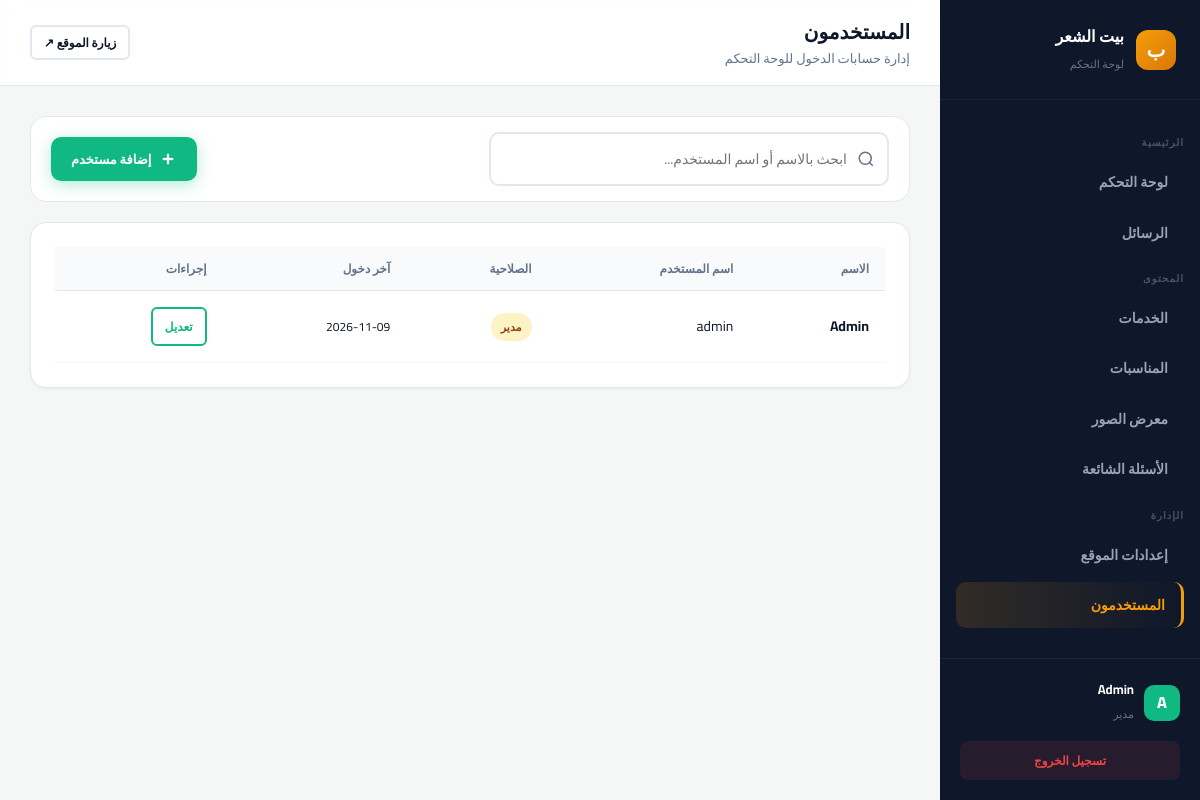
The page /admin/users.php (signed in) on the database its author committed.
### tables this page shows
CREATE TABLE `users` (
  `id` int(11) NOT NULL,
  `username` varchar(50) NOT NULL,
  `password` varchar(255) NOT NULL,
  `name` varchar(100) NOT NULL,
  `email` varchar(150) DEFAULT NULL,
  `role` enum('admin','editor') DEFAULT 'admin',
  `last_login` datetime DEFAULT NULL,
  `created_at` timestamp NULL DEFAULT current_timestamp()
);

### admin/users.php (the view, shortened to what this page needs)
<?php
$pageTitle = 'المستخدمون';
$pageSubtitle = 'إدارة حسابات الدخول للوحة التحكم';
$pdo = get_pdo();
$items = $pdo->query("SELECT * FROM users ORDER BY id ASC")->fetchAll();
include __DIR__ . '/includes/header.php';
?>
<div class="filter-bar animate-up" style="justify-content: space-between; background: #fff; padding: 15px 20px; border-radius: 16px; border: 1px solid var(--border); margin-bottom: 20px;">
  <div class="search-box" style="max-width: 400px;">
    <svg width="18" height="18" viewBox="0 0 24 24" fill="none" stroke="currentColor" stroke-width="2"><circle cx="11" cy="11" r="8"/><line x1="21" y1="21" x2="16.65" y2="16.65"/></svg>
    <input type="text" id="liveSearch" placeholder="ابحث بالاسم أو اسم المستخدم...">
  </div>
  <button onclick="openUserModal()" class="btn btn-primary">
    <svg width="18" height="18" viewBox="0 0 24 24" fill="none" stroke="currentColor" stroke-width="3"><line x1="12" y1="5" x2="12" y2="19"/><line x1="5" y1="12" x2="19" y2="12"/></svg>
    إضافة مستخدم
  </button>
</div>
<div class="panel animate-up delay-1">
  <div class="table-responsive">
    <table class="table">
      <thead>
        <tr>
          <th>الاسم</th>
          <th>اسم المستخدم</th>
          <th>الصلاحية</th>
          <th>آخر دخول</th>
          <th>إجراءات</th>
        </tr>
      </thead>
      <tbody>
        <?php foreach ($items as $it): ?>
        <tr class="searchable-row">
          <td><strong><?= htmlspecialchars($it['name']) ?></strong><br><small style="color:var(--muted);font-size:11px;"><?= htmlspecialchars($it['email']) ?></small></td>
          <td><?= htmlspecialchars($it['username']) ?></td>
          <td>
            <?php if($it['role']==='admin'): ?>
              <span class="sc-status" style="background:#fef3c7;color:#92400e;">مدير</span>
            <?php else: ?>
              <span class="sc-status active">محرر</span>
            <?php endif; ?>
          </td>
          <td style="font-size:12px;"><?= $it['last_login'] ? date('Y-m-d', strtotime($it['last_login'])) : '—' ?></td>
          <td>
            <button onclick='editUser(<?= htmlspecialchars(json_encode($it), ENT_QUOTES, "UTF-8") ?>)' class="btn btn-outline btn-sm" style="border-color:var(--primary); color:var(--primary);">تعديل</button>
          </td>
        </tr>
        <?php endforeach; ?>
      </tbody>
    </table>
  </div>
</div>
<?php include __DIR__ . '/includes/footer.php'; ?>

### admin/includes/header.php (shortened to what this page needs)
<?php
$user = $_SESSION['user'];
$currentPage = basename($_SERVER['PHP_SELF'], '.php');
$unread = 0;
try { $unread = (int)get_pdo()->query("SELECT COUNT(*) FROM messages WHERE is_read=0")->fetchColumn(); } catch (Exception $e) {}
?>
<!DOCTYPE html>
<html lang="ar" dir="rtl">
<head>
<link rel="stylesheet" href="../assets/css/admin.css?v=<?= time() ?>">
</head>
<body>
<aside class="sidebar" id="sidebar">
  <div class="sidebar-head">
    <div class="brand-icon">ب</div>
    <div class="brand-text">
      <strong>بيت الشعر</strong>
      <small>لوحة التحكم</small>
    </div>
  </div>
  <nav class="sidebar-nav">
    <div class="nav-section">الرئيسية</div>
    <a href="index.php" class="<?= $currentPage==='index'?'active':'' ?>">لوحة التحكم</a>
    <a href="messages.php" class="<?= $currentPage==='messages'?'active':'' ?>">
      الرسائل <?php if ($unread): ?><span class="nav-badge"><?= $unread ?></span><?php endif; ?>
    </a>
    <div class="nav-section">المحتوى</div>
    <a href="services.php" class="<?= $currentPage==='services'?'active':'' ?>">الخدمات</a>
    <a href="occasions.php" class="<?= $currentPage==='occasions'?'active':'' ?>">المناسبات</a>
    <a href="gallery.php" class="<?= $currentPage==='gallery'?'active':'' ?>">معرض الصور</a>
    <a href="faqs.php" class="<?= $currentPage==='faqs'?'active':'' ?>">الأسئلة الشائعة</a>
    <div class="nav-section">الإدارة</div>
    <a href="settings.php" class="<?= $currentPage==='settings'?'active':'' ?>">إعدادات الموقع</a>
    <?php if (($user['role'] ?? '') === 'admin'): ?>
    <a href="users.php" class="<?= $currentPage==='users'?'active':'' ?>">المستخدمون</a>
    <?php endif; ?>
  </nav>
  <div class="sidebar-foot">
    <div class="user-card">
      <div class="user-avatar"><?= htmlspecialchars(mb_substr($user['name'],0,1)) ?></div>
      <div class="user-info">
        <strong><?= htmlspecialchars($user['name']) ?></strong>
        <small><?= $user['role']==='admin' ? 'مدير' : 'محرر' ?></small>
      </div>
    </div>
    <a href="logout.php" class="logout-link">تسجيل الخروج</a>
  </div>
</aside>
<main class="main">
  <header class="topbar">
    <div style="display:flex;align-items:center;gap:15px">
      <div class="topbar-title">
        <h1><?= htmlspecialchars($pageTitle ?? 'لوحة التحكم') ?></h1>
        <p><?= htmlspecialchars($pageSubtitle ?? '') ?></p>
      </div>
    </div>
    <div class="topbar-actions">
      <a href="<?= SITE_URL ?>" target="_blank" class="btn btn-outline btn-sm">زيارة الموقع ↗</a>
    </div>
  </header>
  <div class="content animate-up">

### rows shown on the page
users: name "A", name "Admin", username "admin", role "مدير", last_login "2026-11-09"

### other values the page prints
$pageTitle "المستخدمون"
$pageSubtitle "إدارة حسابات الدخول للوحة التحكم"
